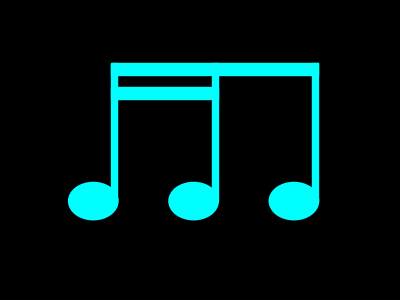

Reproduce this figure in Python.
import matplotlib.pyplot as plt
import matplotlib.patches as patches

# чёрный фон 4х3
fig, ax = plt.subplots(figsize=(4, 3))
fig.patch.set_facecolor('black')
ax.set_facecolor('black')

# границы 4x3
ax.set_xlim(0, 4)
ax.set_ylim(0, 3)


# Координаты цертров нот
notes = [
    (0.5, 0.75),  # 1/16
    (1.75, 0.75),  # 1/16
    (3, 0.75)   # 1/8
]

heads_width = 0.4 * 1.5
heads_height = 0.3 * 1.5

for x, y in notes:
    head = patches.Ellipse((x, y), heads_width, heads_height, facecolor='cyan', edgecolor='cyan', linewidth=1.5 * 1.25)
    ax.add_patch(head)

# для штилей
stem_length = 1.15 * 1.5
stem_width = 0.05 * 1.5

for i, (x, y) in enumerate(notes):
    stem_x = x + heads_width/2 - stem_width
    stem_y = y
    stem = patches.Rectangle((stem_x, stem_y), stem_width, stem_length, facecolor='cyan', edgecolor='cyan')
    ax.add_patch(stem)

# короткое ребро (между 1/16)
beam1_y = notes[0][1] + stem_length - (0.3 * 1.5)
beam1_x_start = notes[0][0] + heads_width/2 - stem_width
beam1_x_end = notes[1][0] + heads_width/2
beam1_length = beam1_x_end - beam1_x_start
beam1_height = 0.1 * 1.5  # 0.125

beam1 = patches.Rectangle((beam1_x_start, beam1_y), beam1_length, beam1_height, facecolor='cyan', edgecolor='cyan')
ax.add_patch(beam1)

# длинное ребро
beam2_y = beam1_y + beam1_height + (0.1 * 1.5)
beam2_x_start = notes[0][0] + heads_width/2 - stem_width
beam2_x_end = notes[2][0] + heads_width/2
beam2_length = beam2_x_end - beam2_x_start
beam2_height = 0.1 * 1.5  # 0.125

beam2 = patches.Rectangle((beam2_x_start, beam2_y), beam2_length, beam2_height, facecolor='cyan', edgecolor='cyan')
ax.add_patch(beam2)


ax.set_aspect('equal')

plt.tight_layout()
plt.show()
